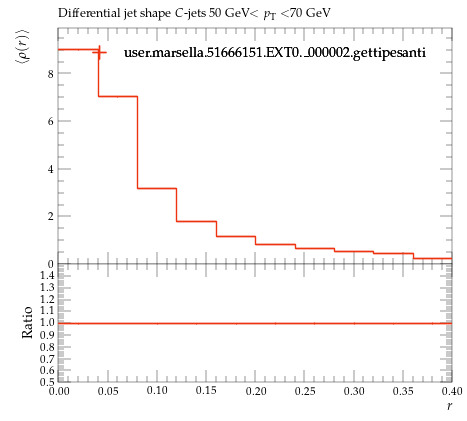

Source code (Python):
#! /usr/bin/env python

# This Python script was auto-generated using YODA v2.0.2.
# Analysis object: /MC_HFDECAYS/avg_C_jet_rho_50_70
# Timestamp: 24-07-2026 (16:40:06)

import matplotlib as mpl
import matplotlib.pyplot as plt
mpl.use('Agg') # comment out for interactive use
import os
import numpy as np

plotDir = os.path.split(os.path.realpath(__file__))[0]
if 'YODA_USER_PLOT_PATH' in globals():
    plot_outdir = globals()['YODA_USER_PLOT_PATH']
else:
    plot_outdir = plotDir

#plot style
plt.style.use(os.path.join(plotDir, '../default.mplstyle'))
# plot metadata
figW, figH = plt.rcParams['figure.figsize']
ax_xLabel = r'$r$'
ax_yLabel = r'$\langle\rho(r)\rangle$'
ax_title  = r'Differential jet shape $C$-jets 50 GeV$<p_\mathrm{T}<$70 GeV'
ax_xScale = 'linear'
ax_yScale = 'linear'
xLims = (0.0, 0.4)
yLims = (0.0, 9.9183766)

# TeX-friendly labels for the legend
labels = {
    'legend' : ([ r"user.marsella.51666151.EXT0.\_000002.gettipesanti" ], r""),
}

# Adjust canvas width and height
canvasW = 10.0
canvasH = 9.0
figW *= canvasW/10.
figH *= canvasH/9.

# Create figure and axis objects
fig, (ax, ratio0_ax) = plt.subplots(2, 1, sharex=True,
                  figsize=(figW,figH), gridspec_kw={'height_ratios': (6.0, 3.0)})

# Set figure margins
plt.subplots_adjust(
    left   = 1.0 * plt.rcParams['figure.subplot.left'],
    right  = 1.0 * plt.rcParams['figure.subplot.right'],
    top    = 1.0 * plt.rcParams['figure.subplot.top'],
    bottom = 1.0 * plt.rcParams['figure.subplot.bottom'])

ratio0_ax.yaxis.set_major_locator(mpl.ticker.MultipleLocator(0.1))
ratio0_ax.set_ylim(0.5, 1.4999)
ratio0_ax.set_ylabel('Ratio')

# the numerical data is stored in a separate file
dataf = dict()
prefix = os.path.split(__file__)[0]
if prefix:    prefix = prefix + '/'
exec(open(prefix+'avg_C_jet_rho_50_70__data.py').read(), dataf)


legend_handles = dict() # keep track of handles for the legend

# style options for curves
# starts at zorder>=5 to draw curve on top of legend
styles = {
  'user.marsella.51666151.EXT0._000002.gettipesanti.yoda.gz': {
    'color' : '#EE3311',
    'linestyle' : '-',
    'linewidth' : 1,
    'marker' : 'none',
    'markersize' : 2,
    'capsize' : 0.0,
    'zorder' : 5,
    'histstyle' : 1,
    'drawstyle' : 'steps-pre',
    'xerrorbars' : 1,
    'yerrorbars' : 1,
    'fillcolor' : None,
    'fillopacity' : 1.0,
    'ratio0_linestyle' : '-',
    'ratio0_linewidth' : 1,
    'ratio0_marker' : 'none',
    'ratio0_markersize' : 2,
    'ratio0_capsize' : 0.0,
    'ratio0_zorder' : 5,
    'ratio0_histstyle' : 1,
    'ratio0_drawstyle' : 'steps-pre',
    'ratio0_xerrorbars' : 1,
    'ratio0_yerrorbars' : 1,
  },
}

# curve from input yoda files in main panel
for label, yvals in dataf['yvals'].items():
    if all(np.isnan(v) for v in dataf['yvals'][label]):
        continue
    tmp = None
    if styles[label]['histstyle']: # draw as histogram
        xpos = dataf['xedges'][label] if styles[label]['drawstyle'] else dataf['xpoints'][label]
        ypos = np.insert(yvals, 0, yvals[0]) if styles[label]['drawstyle'] else yvals
        if styles[label]['fillcolor']: # fill area below curve
            ax.fill_between(xpos, ypos, step='pre',
                            color=styles[label]['fillcolor'],
                            alpha=styles[label]['fillopacity'])
        tmp, = ax.plot(xpos, ypos,
                       color=styles[label]['color'],
                       linestyle=styles[label]['linestyle'],
                       linewidth=styles[label]['linewidth'],
                       drawstyle=styles[label]['drawstyle'], solid_joinstyle='miter',
                       zorder=styles[label]['zorder'], label=label)
    tmp = ax.errorbar(dataf['xpoints'][label], yvals,
                      xerr=np.array(dataf['xerrs'][label])*styles[label]['xerrorbars'],
                      yerr=np.array(dataf['yerrs'][label])*styles[label]['yerrorbars'],
                      fmt=styles[label]['marker'], capsize=styles[label]['capsize'],
                      markersize=styles[label]['markersize'],
                      ecolor=styles[label]['color'],
                      color=styles[label]['color'], zorder=styles[label]['zorder'])
    tmp[-1][0].set_linestyle(styles[label]['linestyle'])
    tmp[-1][0].set_linewidth(styles[label]['linewidth'])
    if label in dataf['add_legend_handle']:  legend_handles[label] = tmp
    for varLabel in dataf['variation_yvals'].keys():
        if varLabel.startswith(label):
            tmp, = ax.plot(dataf['xedges'][label], dataf['variation_yvals'][varLabel],
                           color=styles[label]['color'],
                           linestyle=styles[label]['linestyle'],
                           linewidth=styles[label]['linewidth'],
                           drawstyle='steps-pre', solid_joinstyle='miter',
                           zorder=styles[label]['zorder'], alpha=0.5)


# plots on ratio panel
# curve from input yoda files in ratio panel
for label, yvals in dataf['ratio0_yvals'].items():
    if all(np.isnan(v) for v in yvals):
        continue
    if styles[label]['ratio0_histstyle']: # plot as histogram
        xpos = dataf['xedges']['user.marsella.51666151.EXT0._000002.gettipesanti.yoda.gz'] if styles[label]['ratio0_drawstyle'] else dataf['xpoints']['user.marsella.51666151.EXT0._000002.gettipesanti.yoda.gz']
        ypos = np.insert(yvals, 0, yvals[0]) if styles[label]['ratio0_drawstyle'] else yvals
        ratio0_ax.plot(xpos, ypos,
                       color=styles[label]['color'],
                       linewidth=styles[label]['linewidth'],
                       linestyle=styles[label]['ratio0_linestyle'],
                       drawstyle=styles[label]['ratio0_drawstyle'], zorder=styles[label]['zorder'],
                       solid_joinstyle='miter')
    tmp = ratio0_ax.errorbar(dataf['xpoints']['user.marsella.51666151.EXT0._000002.gettipesanti.yoda.gz'], yvals,
                             xerr=np.array(dataf['ref_xerrs'])*styles[label]['ratio0_xerrorbars'],
                             yerr=np.array(dataf['ratio0_yerrs'][label])*styles[label]['ratio0_yerrorbars'],
                             fmt=styles[label]['ratio0_marker'], capsize=styles[label]['ratio0_capsize'],
                             markersize=styles[label]['ratio0_markersize'],
                             ecolor=styles[label]['color'],
                             color=styles[label]['color'])
    tmp[-1][0].set_linestyle(styles[label]['ratio0_linestyle'])
    tmp[-1][0].set_linewidth(styles[label]['ratio0_linewidth'])

    for varlabel in dataf['ratio0_variation_vals'].keys():
        if varlabel.startswith(label):
            ratio0_ax.plot(dataf['xedges']['user.marsella.51666151.EXT0._000002.gettipesanti.yoda.gz'],
                            dataf['ratio0_variation_vals'][varlabel],
                            color=styles[label]['color'],
                            linestyle=styles[label]['linestyle'],
                            linewidth=styles[label]['linewidth'],
                            drawstyle='steps-pre', solid_joinstyle='miter',
                            zorder=1, alpha=0.5)

legend_items = list(legend_handles.values())
ax.add_artist(ax.legend(legend_items,
                        labels['legend'][0],
                        title=labels['legend'][1],
                        alignment='left',
                        loc='upper center',
                        bbox_to_anchor=(0.5, 0.97)))

# set plot metadata as defined above
ratio0_ax.set_xlabel(ax_xLabel)
ratio0_ax.xaxis.set_label_coords(1., -0.15)
ax.set_ylabel(ax_yLabel, ha='right', va='top')
ax.yaxis.set_label_coords(-0.11, 1.0)
ax.set_title(ax_title, loc='left')
ax.set_xscale(ax_xScale)
ax.set_yscale(ax_yScale)
ax.set_xlim(xLims)
ax.set_ylim(yLims)

# tick formatting
plt.rcParams['xtick.top'] = True
plt.rcParams['ytick.right'] = True
fig.align_ylabels((ax, ratio0_ax))
plt.savefig(os.path.join(plot_outdir, 'avg_C_jet_rho_50_70.pdf'), format='PDF')
plt.savefig(os.path.join(plot_outdir, 'avg_C_jet_rho_50_70.png'), format='PNG')

plt.close(fig)
